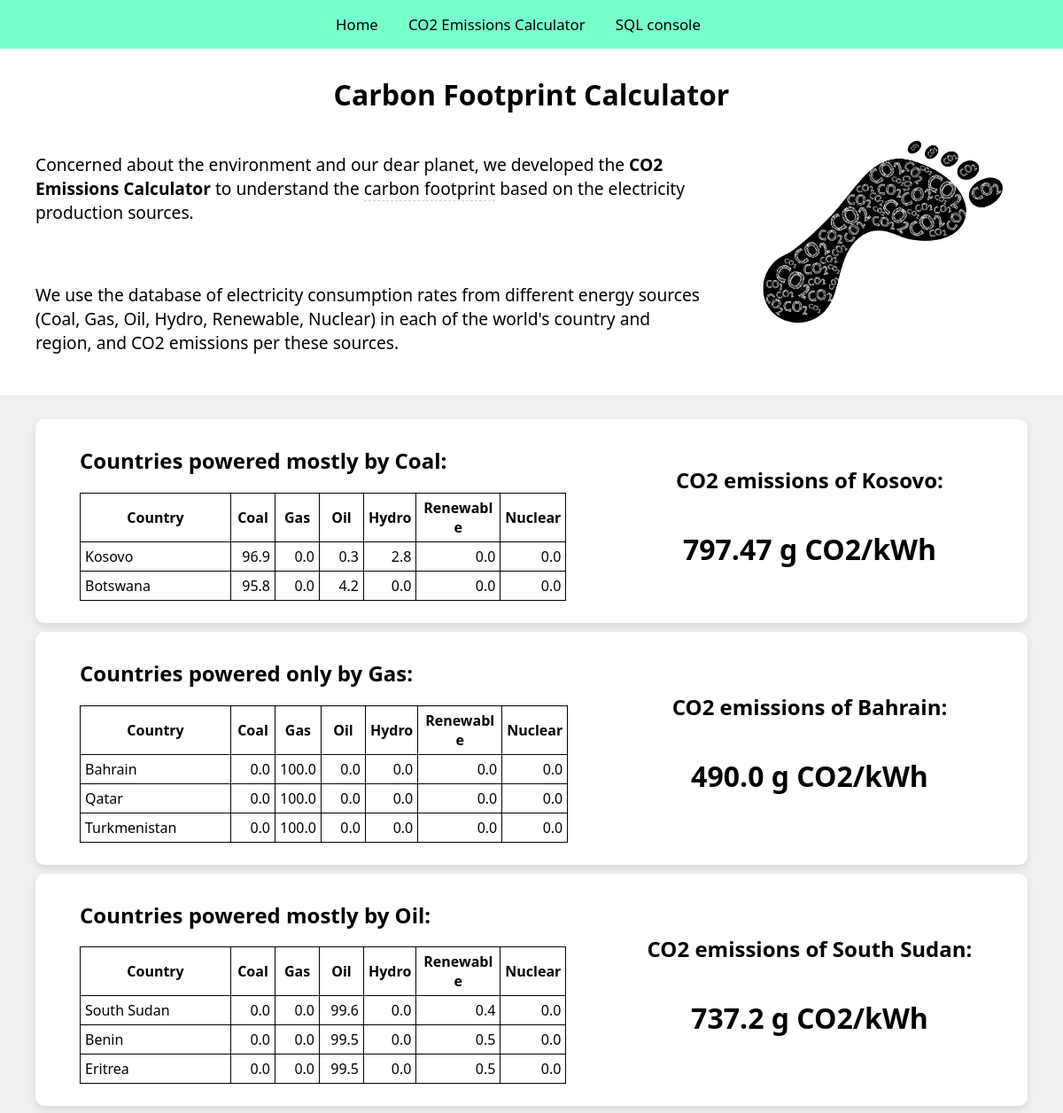
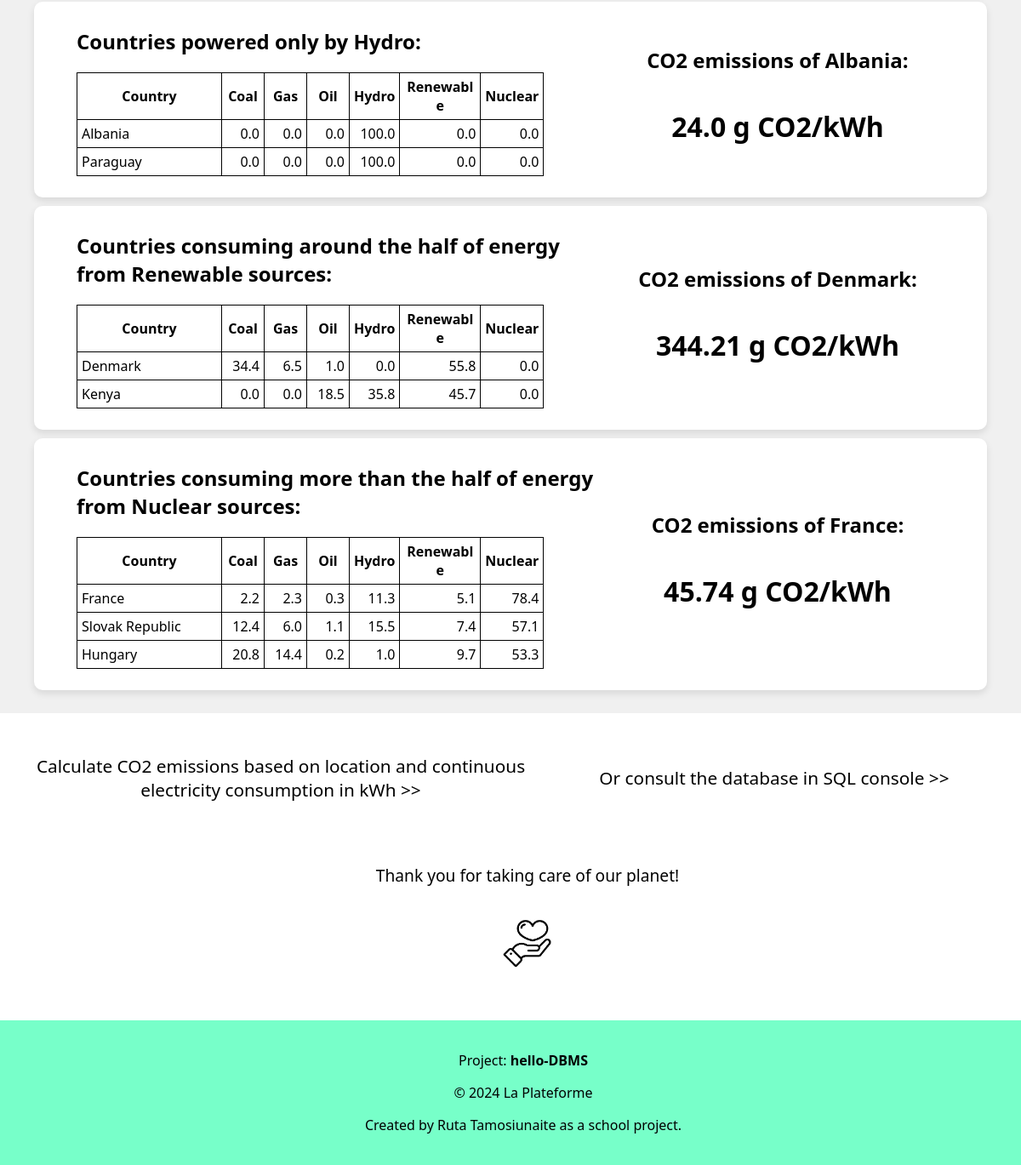
The page / on the database its author committed (2 pictures, top to bottom).
### tables this page shows
CREATE TABLE country (
Country VARCHAR(255),
Coal FLOAT,
Gas FLOAT,
Oil FLOAT,
Hydro FLOAT,
Renewable FLOAT,
Nuclear FLOAT
);

### app.py (the view)
@app.route('/')
def home():
    findings = findings_list()
    for finding in findings:
        print(finding)
    return render_template('home.html', findings=findings)

### app.py (called while the page is built)
def get_findings(query, request_text):
    conn = sqlite3.connect('data/CarbonFootprint.db')
    cursor = conn.cursor()
    cursor.execute(query)
    results = cursor.fetchall()
    headers = [description[0] for description in cursor.description]
    if results:
        first_result = results[0][0]
        cursor.execute('SELECT ROUND(SUM(Contribution), 2) AS Total_Contribution FROM CountryEmissionsView WHERE Country = ?;', (first_result,))
        total_emissions = cursor.fetchone()[0]
    else:
        total_emissions = None
    conn.close()
    return {
        'request': request_text,
        'results': results,
        'headers': headers,
        'total_emissions': total_emissions
    }

### templates/home.html (shortened to what this page needs)
{% extends "menu.html" %}
{% block content %}
<div class="index">
    <h1>Carbon Footprint Calculator</h1>
    <div class="container index-home-container">
        <div class="index-text">
            <p>Concerned about the environment and our dear planet, we developed the <b>CO2 Emissions Calculator</b> to understand the <span class="custom-tooltip">carbon footprint</span> based on the electricity production sources.</p>
            <br><p>We use the database of electricity consumption rates from different energy sources (Coal, Gas, Oil, Hydro, Renewable, Nuclear) in each of the world's country and region, and CO2 emissions per these sources. </p>
            <br>
        </div>
        <div class="index-photo">
            <img src="{{ url_for('static', filename='media/CO2_footprint.png') }}" alt="CO2 footprint">
        </div>
    </div>
    {% with findings=findings %}
        {% include 'findings.html' %}
    {% endwith %}
    <div class="index-text">
        <br>
        <div class="container-50-50-h">
            <div class="container-50">
                <h3><a href="{{ url_for('country_emissions') }}">Calculate CO2 emissions based on location and continuous electricity consumption in kWh >></a></h3>
            </div>
            <div class="container-50">
                <h3><a href="{{ url_for('sql_console') }}">Or consult the database in SQL console >></a></h3>
            </div>
        </div>
        <br>
        <h4>Thank you for taking care of our planet!</h4>
        <div class="index-photo-2">
            <img src="{{ url_for('static', filename='media/care.png') }}" alt="CO2 footprint">
        </div>
    </div>
    {% include 'footer.html' %}
</div>
{% endblock %}

### templates/menu.html (shortened to what this page needs)
<!DOCTYPE html>
<html>
    <body>
        <header>
        <link rel="stylesheet" type="text/css" href="{{ url_for('static', filename='style.css') }}">
        <div class="menu">
            <nav class="menu">
                <a href="{{ url_for('home') }}">Home</a>
                <a href="{{ url_for('country_emissions') }}">CO2 Emissions Calculator</a>
                <a href="{{ url_for('sql_console') }}">SQL console</a>
            </nav>
        </div>
        </header>
        <div class="container">
            {% block content %}
            {% endblock %}
        </div>
    </body>
</html>

### templates/findings.html
{% block content %}
<div class="page-home">
    <br>
    {% for finding in findings %}
        {% with request=finding.request, results=finding.results, headers=finding.headers, total_emissions=finding.total_emissions %}
            {% include 'finding.html' %}
        {% endwith %}
    {% endfor %}
    <br>
</div>
{% endblock %}

### templates/finding.html
{% block content %}
<div class="finding-container">
    <div class="white-rectangular">
        <div class="data-insight">
            {% if results %}
                <h2>{{ request }}</h2>
                <table>
                    {% if headers %}
                        <tr>
                            {% for header in headers %}
                                <th>{{ header }}</th>
                            {% endfor %}
                        </tr>
                    {% endif %}
                    {% for row in results %}
                        <tr>
                            {% for col in row %}
                                <td>{{ col }}</td>
                            {% endfor %}
                        </tr>
                    {% endfor %}
                </table>
            {% endif %}
        </div>
        <div class="CO2-contribution">
            {% if total_emissions %}
                <h2>CO2 emissions of {{ results[0][0] }}:</h2>
                <h1>{{ total_emissions }} g CO2/kWh</h1>
            {% endif %}
        </div>
    </div>
</div>
{% endblock %}

### templates/footer.html
{% block content %}
<div class="page-footer">
    <div class="footer-container">
        <p class="footer__text">Project: <strong>hello-DBMS</strong></p>
        <p class="footer__text">© 2024 La Plateforme</p>
        <p class="footer__text">Created by Ruta Tamosiunaite as a school project.</p>
    </div>
</div>
{% endblock %}

### static/style.css (style rules this page uses)
body, html { margin: 0; padding: 0; width: 100%; height: 100%; font-family: 'Segoe UI', sans-serif; box-sizing: border-box; }
*, *:before, *:after { box-sizing: border-box; }
.menu nav { background-color: rgb(119, 255, 201); width: 100%; display: block; text-align: center; padding-top: 1pc; padding-bottom: 1pc; min-height: 2.5pc; }
.menu a { margin-right: 30px; color: black; text-decoration: solid; font-size: 1.05pc; font-weight: 400; }
h1 { margin-top: 10px; }
table { width: 50%; border-collapse: collapse; }
th, td { border: 1px solid black; padding: 5px; min-width: 50px; max-width: 95px; word-wrap: break-word; text-align: center; }
td:first-child { min-width: 170px; width: 20%; text-align: left; }
td { text-align: right; }
th { text-align: center; }
.container { display: flex; }
.finding-container { padding-top: 5px; padding-bottom: 5px; padding-left: 40px; padding-right: 40px; }
.white-rectangular { background-color: white; border-radius: 10px; display: flex; overflow: hidden; box-shadow: 0px 4px 8px rgba(0, 0, 0, 0.1); padding: 20px 20px 25px 20px; }
.data-insight { width: 60%; padding-right: 10px; padding-left: 30px; }
.data-insight h2 { margin-top: 10px; }
.CO2-contribution { width: 40%; display: flex; flex-direction: column; align-items: center; justify-content: center; text-align: center; padding-right: 20px; }
.CO2-contribution h2 { margin-bottom: 10px; }
.custom-tooltip { position: relative; border-bottom: 1px dashed lightgrey; cursor: help; }
.page-home { background-color: #f0f0f0; }
.index h1 { text-align: center; margin-bottom: 25px; padding-top: 20px; }
.index-text { padding-left: 40px; flex: 5; font-size: 1.2pc; }
.index-text h3 { text-align: center; font-weight: 400; }
.index-text h4 { text-align: center; font-weight: 200; }
.index-photo { flex: 1; margin-left: 5%; margin-right: 5%; }
.index-photo img { max-height: 220px; }
.index-photo-2 { text-align: center; padding-top: 10px; padding-bottom: 5px; }
.index-photo-2 img { max-height: 60px; }
.container-50-50-h { display: flex; align-items: center; }
.container-50 { flex: 1; }
.container-50 h3 { font-size: 1.3pc; }
.container-50 a { text-decoration: none; color: black; }
.index { min-width: 100%; margin: 0; padding: 0; }
.page-footer { background-color: rgb(119, 255, 201); min-width: 100%; margin: 0; padding: 0; margin-top: 50px; }
.footer-container { padding: 20px 20px 20px 50px; text-align: center; }

### rows shown on the page
country: Country "Kosovo", Coal "96.9", Gas "0.0", Oil "0.3", Hydro "2.8", Renewable "0.0", Nuclear "0.0", Country "Kosovo"
country: Country "Botswana", Coal "95.8", Gas "0.0", Oil "4.2", Hydro "0.0", Renewable "0.0", Nuclear "0.0"
country: Country "Bahrain", Coal "0.0", Gas "100.0", Oil "0.0", Hydro "0.0", Renewable "0.0", Nuclear "0.0", Country "Bahrain"
country: Country "Qatar", Coal "0.0", Gas "100.0", Oil "0.0", Hydro "0.0", Renewable "0.0", Nuclear "0.0"
country: Country "Turkmenistan", Coal "0.0", Gas "100.0", Oil "0.0", Hydro "0.0", Renewable "0.0", Nuclear "0.0"
country: Country "South Sudan", Coal "0.0", Gas "0.0", Oil "99.6", Hydro "0.0", Renewable "0.4", Nuclear "0.0", Country "South Sudan"
country: Country "Benin", Coal "0.0", Gas "0.0", Oil "99.5", Hydro "0.0", Renewable "0.5", Nuclear "0.0"
country: Country "Eritrea", Coal "0.0", Gas "0.0", Oil "99.5", Hydro "0.0", Renewable "0.5", Nuclear "0.0"
country: Country "Albania", Coal "0.0", Gas "0.0", Oil "0.0", Hydro "100.0", Renewable "0.0", Nuclear "0.0", Country "Albania"
country: Country "Paraguay", Coal "0.0", Gas "0.0", Oil "0.0", Hydro "100.0", Renewable "0.0", Nuclear "0.0"
country: Country "Denmark", Coal "34.4", Gas "6.5", Oil "1.0", Hydro "0.0", Renewable "55.8", Nuclear "0.0", Country "Denmark"
country: Country "Kenya", Coal "0.0", Gas "0.0", Oil "18.5", Hydro "35.8", Renewable "45.7", Nuclear "0.0"
country: Country "France", Coal "2.2", Gas "2.3", Oil "0.3", Hydro "11.3", Renewable "5.1", Nuclear "78.4", Country "France"
country: Country "Slovak Republic", Coal "12.4", Gas "6.0", Oil "1.1", Hydro "15.5", Renewable "7.4", Nuclear "57.1"
country: Country "Hungary", Coal "20.8", Gas "14.4", Oil "0.2", Hydro "1.0", Renewable "9.7", Nuclear "53.3"

### other values the page prints
{{ request }} "Countries powered mostly by Coal:" "Countries powered only by Gas:" "Countries powered mostly by Oil:" "Countries powered only by Hydro:" "Countries consuming around the half of energy from Renewable sources:" "Countries consuming more than the half of energy from Nuclear sources:"
{{ header }} "Country" "Coal" "Gas" "Oil" "Hydro" "Renewable" "Nuclear" "Country" "Coal" "Gas" "Oil" "Hydro" "Renewable" "Nuclear" "Country" "Coal" "Gas" "Oil" "Hydro" "Renewable" "Nuclear" "Country" "Coal" "Gas" "Oil" "Hydro" "Renewable" "Nuclear" "Country" "Coal" "Gas" "Oil" "Hydro" "Renewable" "Nuclear" "Country" "Coal" "Gas" "Oil" "Hydro" "Renewable" "Nuclear"
{{ total_emissions }} "797.47" "490.0" "737.2" "24.0" "344.21" "45.74"
